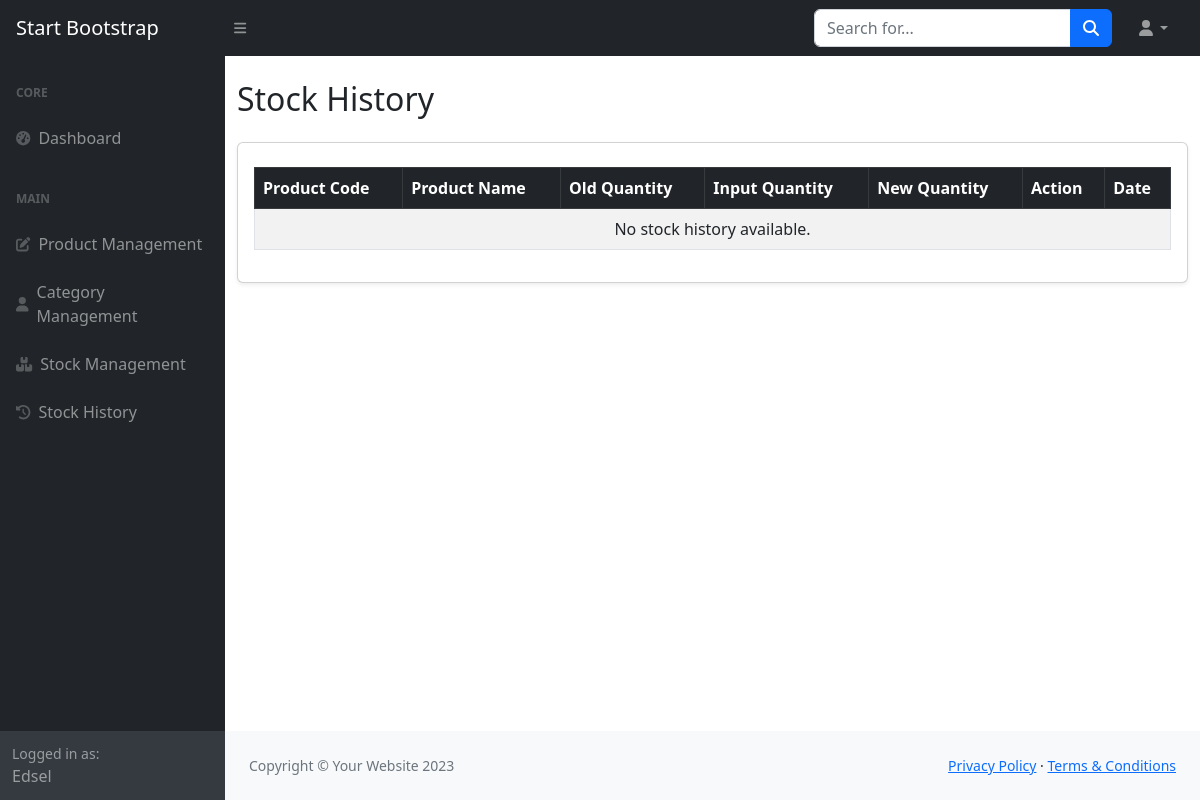
Page /stock-history/ on the earlier database version.
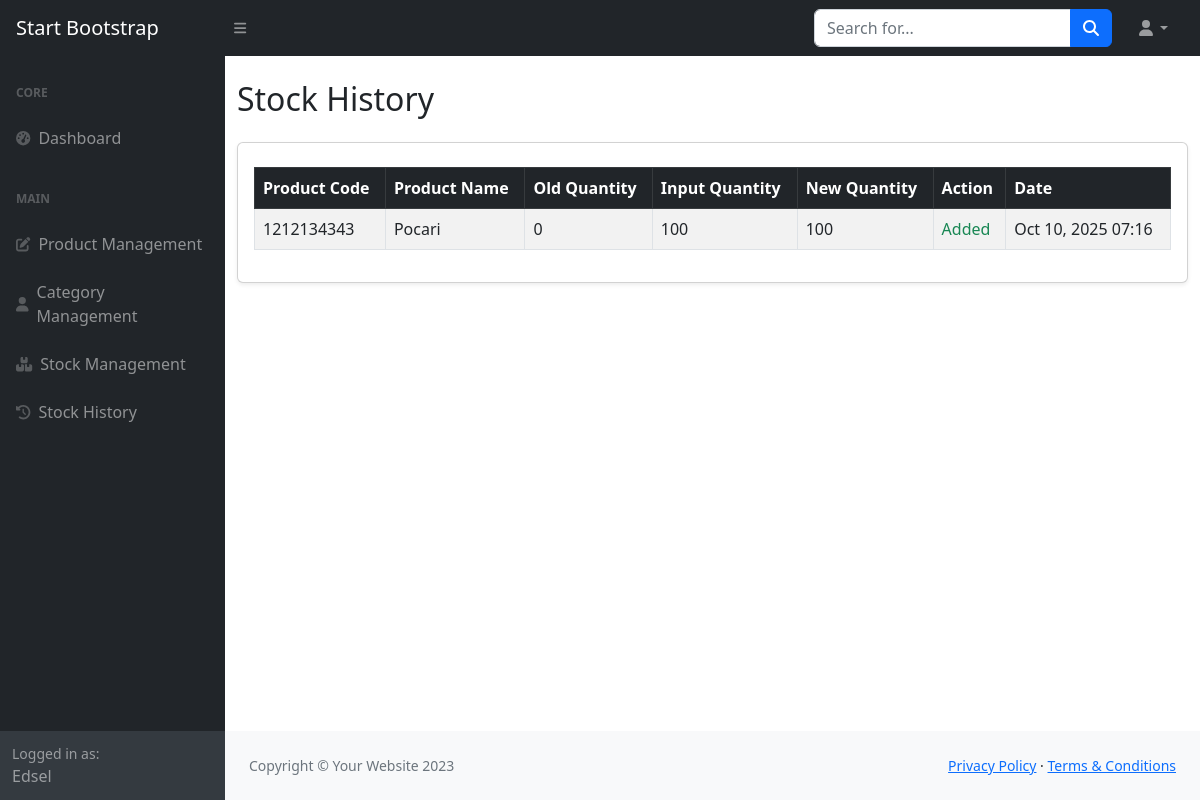
Same page on the later database version.
### inventory/models.py (models this page shows, shortened)
class StockHistory(models.Model):
    ACTION_CHOICES = (
        ('ADD', 'Added'),
        ('DEDUCT', 'Deducted'),
    )
    product = models.ForeignKey('InventoryItem', on_delete=models.CASCADE)
    old_quantity = models.IntegerField()
    input_quantity = models.IntegerField()
    new_quantity = models.IntegerField()
    action = models.CharField(max_length=6, choices=ACTION_CHOICES)
    date = models.DateTimeField(auto_now_add=True)

class InventoryItem(models.Model):
    product_name = models.CharField(max_length=100)
    product_code = models.CharField(max_length=50)
    description = models.TextField(blank=True)
    quantity_in_stock = models.IntegerField(default=0)
    price = models.DecimalField(max_digits=10, decimal_places=2)
    category = models.ForeignKey(Category, on_delete=models.SET_NULL, null=True, blank=True)
    created_at = models.DateTimeField(auto_now_add=True)
    updated_at = models.DateTimeField(auto_now=True)

### inventory/views.py (the view)
# urls.py: path('stock-history/', views.stock_history, name='stock_history'),
def stock_history(request):
    history = StockHistory.objects.select_related('product').order_by('-date')
    return render(request, 'inventory/stock_history.html', {'history': history})

### templates/inventory/stock_history.html (shortened to what this page needs)
{% include "partials/header.html" %}
<body class="sb-nav-fixed">
{% include "partials/navbar.html" %}
<div id="layoutSidenav">
    {% include "partials/sidebar.html" %}
    <div id="layoutSidenav_content">
        <main>
            <div class="container mt-4">
                <h2 class="mb-4">Stock History</h2>
                <div class="card shadow-sm">
                    <div class="card-body">
                        <table class="table table-bordered table-striped mt-2">
                            <thead class="table-dark">
                                <tr>
                                    <th>Product Code</th>
                                    <th>Product Name</th>
                                    <th>Old Quantity</th>
                                    <th>Input Quantity</th>
                                    <th>New Quantity</th>
                                    <th>Action</th>
                                    <th>Date</th>
                                </tr>
                            </thead>
                            <tbody>
                                {% for item in history %}
                                <tr>
                                    <td>{{ item.product.product_code }}</td>
                                    <td>{{ item.product.product_name }}</td>
                                    <td>{{ item.old_quantity }}</td>
                                    <td>{{ item.input_quantity }}</td>
                                    <td>{{ item.new_quantity }}</td>
                                    <td>
                                        {% if item.action == 'ADD' %}
                                            <span class="text-success">{{ item.get_action_display }}</span>
                                        {% else %}
                                            <span class="text-danger">{{ item.get_action_display }}</span>
                                        {% endif %}
                                    </td>
                                    <td>{{ item.date|date:"M d, Y H:i" }}</td>
                                </tr>
                                {% empty %}
                                <tr><td colspan="7" class="text-center">No stock history available.</td></tr>
                                {% endfor %}
                            </tbody>
                        </table>
                    </div>
                </div>
            </div>
        </main>
        {% include "partials/footer.html" %}
    </div>
</div>
</body>
</html>

Differences in the rows shown:
added StockHistory: product.product_code "1212134343", product.product_name "Pocari", old_quantity "0", input_quantity "100", new_quantity "100", action "Added", date "Oct 10, 2025 07:16"
Other differences:
text no longer shown: "No stock history available."
